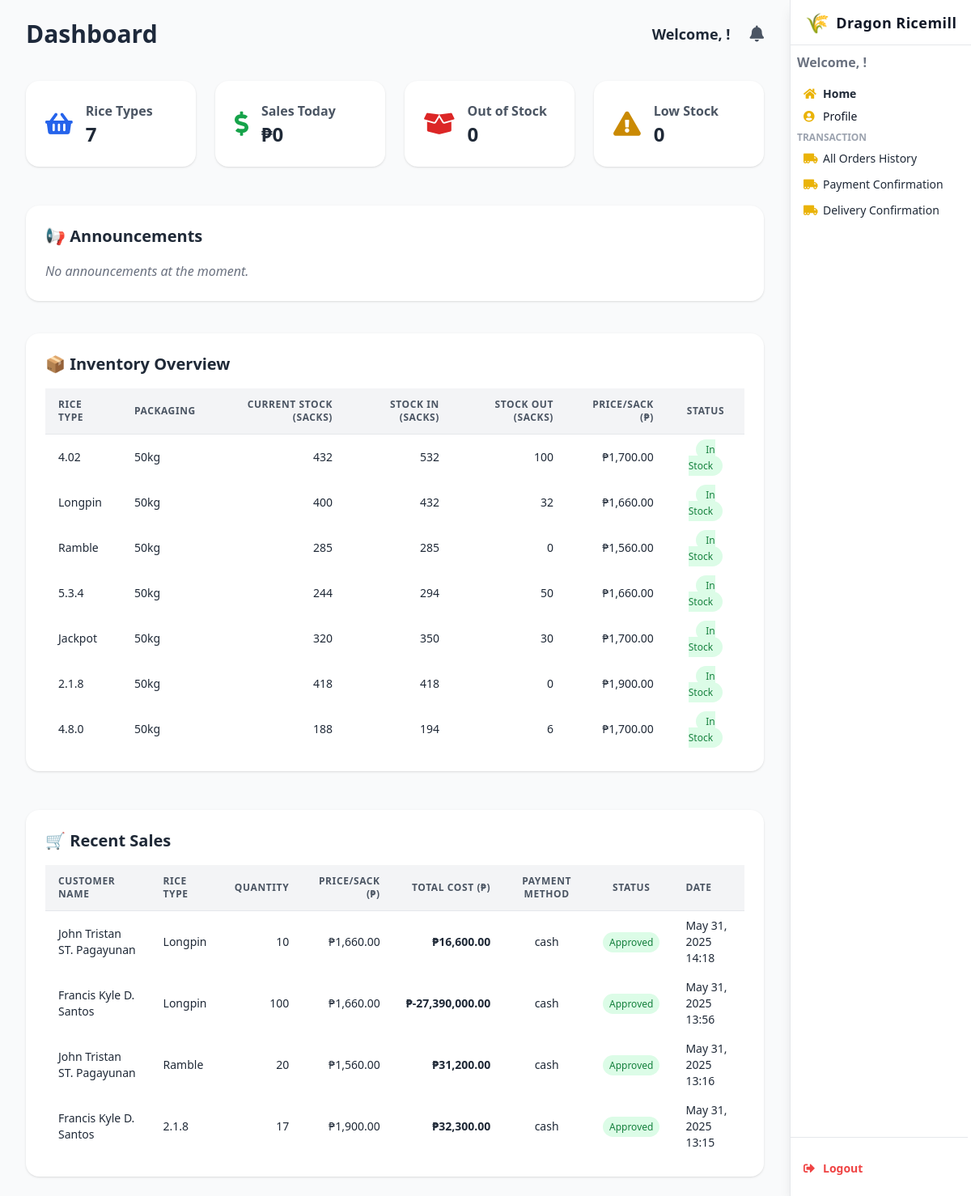
Page /dashboard/ on the earlier database version.
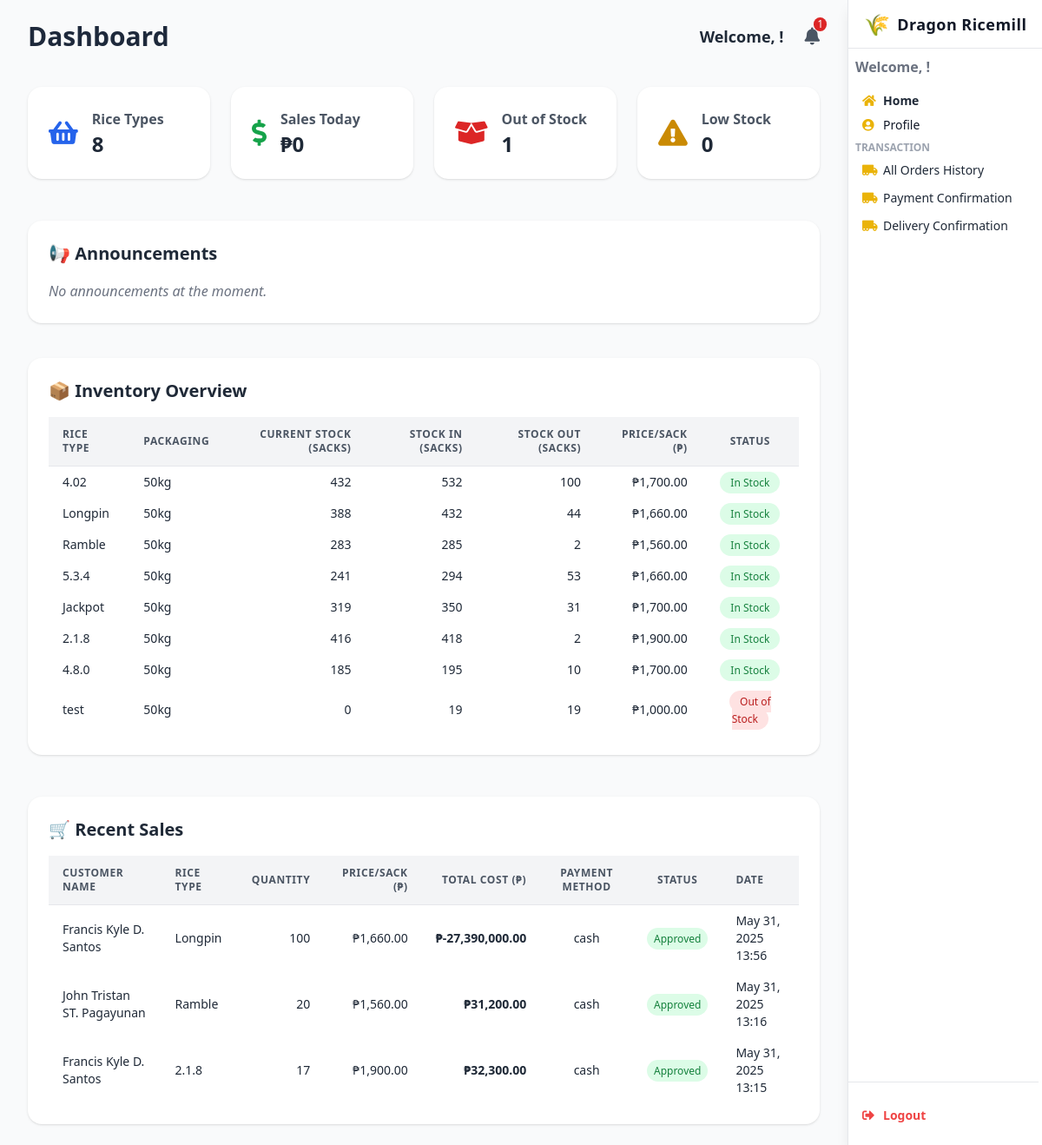
Same page on the later database version.
### webapp/models.py (models this page shows, shortened)
class Stock(models.Model):
    stockID = models.AutoField(primary_key=True)
    rice_type = models.ForeignKey(Rice, on_delete=models.CASCADE, db_column='riceID', related_name='stocks')
    packaging = models.CharField(max_length=50, default='50kg')  # e.g., 25kg, 50kg
    price_per_sack = models.DecimalField(max_digits=10, decimal_places=2)
    stock_in = models.PositiveIntegerField(default=0)
    stock_out = models.PositiveIntegerField(default=0)
    current_stock = models.PositiveIntegerField(default=0)
    minimum_stock = models.PositiveIntegerField(default=10)
    last_updated = models.DateTimeField(auto_now=True)
    created_at = models.DateTimeField(auto_now_add=True)
    class Meta:
        db_table = 'Stock'
        unique_together = ('rice_type', 'packaging')

class Rice(models.Model):
    riceID = models.AutoField(primary_key=True)
    rice_type = models.CharField(max_length=100, unique=True)
    description = models.TextField(blank=True, null=True)
    is_active = models.BooleanField(default=True)
    class Meta:
        db_table = 'Rice'
    def __str__(self):
        return f"{self.rice_type}"

class CustomerOrder(models.Model):
    STATUS_CHOICES = [
        ('pending', 'Pending'),
        ('approved', 'Approved'),
        ('rejected', 'Rejected'),
        ('cancelled', 'Cancelled')
    ]
    DELIVERY_CHOICES = [
        ('delivery', 'Delivery'),
        ('pickup', 'Pickup')
    ]
    PAYMENT_CHOICES = [
        ('cash', 'Cash'),
        ('gcash', 'GCash'),
        ('credit_card', 'Credit Card')
    ]
    order_id = models.AutoField(primary_key=True)
    customer = models.ForeignKey('Users', on_delete=models.PROTECT)
    rice_type = models.ForeignKey('Rice', on_delete=models.PROTECT)
    quantity = models.PositiveIntegerField()
    cost_per_sack = models.DecimalField(max_digits=10, decimal_places=2, default=Decimal('0.00'))
    discount = models.DecimalField(max_digits=5, decimal_places=2, default=Decimal('0.00'))  # e.g., 10.00 = 10%
    total_cost = models.DecimalField(max_digits=10, decimal_places=2, default=Decimal('0.00'))
    payment_method = models.CharField(max_length=20, choices=PAYMENT_CHOICES)
    amount_paid = models.DecimalField(max_digits=10, decimal_places=2, default=Decimal('0.00'))
    amount_change = models.DecimalField(max_digits=10, decimal_places=2, default=Decimal('0.00'))
    approval_status = models.CharField(max_length=20, choices=STATUS_CHOICES, default='Approved')
    delivery_type = models.CharField(max_length=20, choices=DELIVERY_CHOICES)
    delivery_status = models.CharField(max_length=20, default='pending')
    receiver_name = models.CharField(max_length=100)
    receiver_mobile_number = models.CharField(max_length=20)
    delivery_address = models.TextField()
    reference_code = models.CharField(max_length=100, unique=True, blank=True, null=True)
    created_at = models.DateTimeField(auto_now_add=True)
    updated_at = models.DateTimeField(auto_now=True)
    handled_by = models.ForeignKey(
        'Employee',
        null=True,
        on_delete=models.SET_NULL,
        related_name='orders_handled'
    )
    employee = models.ForeignKey(
        'Employee',
        on_delete=models.SET_NULL,
        null=True,
        blank=True,
        related_name='assigned_orders'
    )
    order_notes = models.TextField(blank=True, null=True)
    is_active = models.BooleanField(default=True)
    def customer_name(self):
        if self.customer and self.customer.name:
            n = self.customer.name
            return f"{n.first_name} {n.middle_name or ''} {n.last_name} {n.suffix or ''}".strip()
        return str(self.customer) if self.customer else "Unknown"
    class Meta:
        db_table = 'webapp_customerorder'
        indexes = [
            models.Index(fields=['customer', 'created_at']),
        ]

class Users(models.Model):
    UserID = models.AutoField(primary_key=True)
    name = models.OneToOneField(UserName, on_delete=models.CASCADE, related_name='user', null=True, blank=True)
    address = models.OneToOneField(UserAddress, on_delete=models.CASCADE, related_name='user', null=True, blank=True)
    Customer_Mobile_Number = models.CharField(max_length=20, blank=True, null=True)
    created_at = models.DateTimeField(auto_now_add=True)
    updated_at = models.DateTimeField(auto_now=True)
    class Meta:
        db_table = 'webapp_users'
        managed = True

class UserName(models.Model):
    first_name = models.CharField(max_length=50)
    middle_name = models.CharField(max_length=50, blank=True, null=True)
    suffix = models.CharField(max_length=20, blank=True, null=True)
    last_name = models.CharField(max_length=50)
    class Meta:
        db_table = 'user_name'

### webapp/views.py (the view, shortened to what this page needs)
# urls.py: path("dashboard/", views.dashboard_view, name="dashboard"),
def dashboard_view(request):
    is_admin = False
    role = None
    employee_id = None
    user_id = request.session.get('user_id')
    user_role = request.session.get('user_role', '').lower()
    stock_data = Stock.objects.select_related('rice_type').all()
    recent_sales = CustomerOrder.objects.filter(approval_status='Approved') \
        .select_related('rice_type') \
        .order_by('-created_at')[:5]
    total_sales_today = CustomerOrder.objects.filter(
        created_at__date=date.today(),
        approval_status='Approved'
    ).aggregate(total_sales=Sum('amount_paid'))['total_sales'] or 0
    stock_out_count = stock_data.filter(current_stock=0).count()
    low_stock_count = stock_data.filter(current_stock__lte=100).exclude(current_stock=0).count()
    total_rice_types = stock_data.values('rice_type').distinct().count()
    sales_aggregation = CustomerOrder.objects.filter(approval_status='Approved') \
        .values('rice_type__rice_type') \
        .annotate(total_quantity=Sum('quantity')) \
        .order_by('-total_quantity')
    best_selling = sales_aggregation.first() if sales_aggregation else None
    low_selling = sales_aggregation.last() if sales_aggregation else None
    notifications = []
    read_notifications = request.session.get('read_notifications', [])
    current_timestamp = now().astimezone(PH_TZ)
    for item in stock_data.filter(current_stock=0):
        notif_id = f'outofstock_{item.stockID}'
        if notif_id not in read_notifications:
            notifications.append({
                "id": notif_id,
                "message": f"{item.rice_type.rice_type} ({item.packaging}) is out of stock!",
                "timestamp": current_timestamp,
            })
    announcements = Announcement.objects.select_related('created_by') \
        .order_by('-created_at')[:10]
    return render(request, "dashboard.html", {
        'stock_data': stock_data,
        'recent_sales': recent_sales,
        'total_sales_today': total_sales_today,
        'stock_out_today': stock_out_count,
        'low_stock_warnings': low_stock_count,
        'total_rice_types': total_rice_types,
        'best_selling': best_selling,
        'low_selling': low_selling,
        'notifications': notifications,
        'is_admin': is_admin,
        'role': role,
        'employee_id': employee_id,
        'announcements': announcements,
    })

### webapp/templates/dashboard.html (shortened to what the changed rows need)
{% load humanize %}
<!DOCTYPE html>
<html lang="en">
<head>
  <script src="https://cdn.tailwindcss.com"></script>
  <link href="https://cdnjs.cloudflare.com/ajax/libs/font-awesome/5.15.3/css/all.min.css" rel="stylesheet" />
</head>
<body class="bg-gray-100 text-gray-800 min-h-screen font-sans leading-relaxed overflow-x-hidden">
<div class="mr-56 min-h-screen bg-gray-50">
  <main class="max-w-screen-xl mx-auto px-4 py-6 sm:px-6 lg:px-8">
<div class="flex flex-col sm:flex-row sm:justify-between sm:items-center mb-10">
  <h1 class="text-3xl font-bold text-[#1e293b] mb-4 sm:mb-0">Dashboard</h1>
  <div class="flex items-center gap-6 text-sm sm:text-base">
    <div class="relative">
      <button id="notificationBtn" class="text-gray-600 hover:text-black text-xl relative focus:outline-none">
        <i class="fas fa-bell"></i>
        {% if notifications|length > 0 %}
          <span class="absolute -top-2 -right-2 bg-red-600 text-white text-xs rounded-full px-1">{{ notifications|length }}</span>
        {% endif %}
      </button>
    </div>
  </div>
</div>
    <div class="grid grid-cols-1 sm:grid-cols-2 lg:grid-cols-4 gap-6 mb-12">
      <div class="bg-white p-6 rounded-2xl shadow hover:shadow-xl">
        <div class="flex items-center space-x-4">
          <div>
            <p class="text-md font-semibold text-gray-600">Rice Types</p>
            <p class="text-2xl font-bold">{{ total_rice_types }}</p>
          </div>
        </div>
      </div>
      <div class="bg-white p-6 rounded-2xl shadow hover:shadow-xl">
        <div class="flex items-center space-x-4">
          <div>
            <p class="text-md font-semibold text-gray-600">Out of Stock</p>
            <p class="text-2xl font-bold">{{ stock_out_today }}</p>
          </div>
        </div>
      </div>
    </div>
<div class="w-full bg-white p-6 rounded-2xl shadow mb-10">
  <h2 class="text-xl font-semibold mb-4 text-gray-800">📢 Announcements</h2>
</div>
<section class="bg-white rounded-2xl shadow p-6 mb-12">
  <h2 class="text-xl font-semibold text-gray-800 mb-4">📦 Inventory Overview</h2>
  <div class="overflow-x-auto">
    <table class="min-w-full divide-y divide-gray-200 text-sm text-left">
      <thead class="bg-gray-100 text-gray-600 uppercase tracking-wider text-xs">
        <tr>
          <th class="px-4 py-3">Rice Type</th>
          <th class="px-4 py-3">Packaging</th>
          <th class="px-4 py-3 text-right">Current Stock (Sacks)</th>
          <th class="px-4 py-3 text-right">Stock In (Sacks)</th>
          <th class="px-4 py-3 text-right">Stock Out (Sacks)</th>
          <th class="px-4 py-3 text-right">Price/Sack (₱)</th>
          <th class="px-4 py-3 text-center">Status</th>
        </tr>
      </thead>
      <tbody>
        {% for rice in stock_data %}
          <tr class="hover:bg-blue-50 transition">
            <td class="px-4 py-2">{{ rice.rice_type }}</td>
            <td class="px-4 py-2">{{ rice.packaging }}</td>
            <td class="px-4 py-2 text-right">{{ rice.current_stock }}</td>
            <td class="px-4 py-2 text-right">{{ rice.stock_in }}</td>
            <td class="px-4 py-2 text-right">{{ rice.stock_out }}</td>
            <td class="px-4 py-2 text-right">₱{{ rice.price_per_sack|floatformat:2|intcomma }}</td>
            <td class="px-4 py-2 text-center">
              {% if rice.current_stock == 0 %}
                <span class="bg-red-100 text-red-700 text-xs px-3 py-1 rounded-full">Out of Stock</span>
              {% elif rice.current_stock <= 100 %}
                <span class="bg-yellow-100 text-yellow-700 text-xs px-3 py-1 rounded-full">Low Stock</span>
              {% else %}
                <span class="bg-green-100 text-green-700 text-xs px-3 py-1 rounded-full">In Stock</span>
              {% endif %}
            </td>
          </tr>
        {% empty %}
          <tr><td colspan="7" class="text-center py-6 text-gray-500">No stock data available.</td></tr>
        {% endfor %}
      </tbody>
    </table>
  </div>
</section>
    <section class="bg-white rounded-2xl shadow p-6">
      <h2 class="text-xl font-semibold text-gray-800 mb-4">🛒 Recent Sales</h2>
      <div class="overflow-x-auto">
        <table class="min-w-full divide-y divide-gray-200 text-sm text-left">
          <thead class="bg-gray-100 text-gray-600 uppercase tracking-wider text-xs">
            <tr>
              <th class="px-4 py-3">Customer Name</th>
              <th class="px-4 py-3">Rice Type</th>
              <th class="px-4 py-3 text-right">Quantity</th>
              <th class="px-4 py-3 text-right">Price/Sack (₱)</th>
              <th class="px-4 py-3 text-right">Total Cost (₱)</th>
              <th class="px-4 py-3 text-center">Payment Method</th>
              <th class="px-4 py-3 text-center">Status</th>
              <th class="px-4 py-3">Date</th>
            </tr>
          </thead>
          <tbody>
            {% for sale in recent_sales %}
              <tr class="hover:bg-green-50 transition">
                <td class="px-4 py-2">{{ sale.customer_name }}</td>
                <td class="px-4 py-2">{{ sale.rice_type.rice_type }}</td>
                <td class="px-4 py-2 text-right">{{ sale.quantity }}</td>
                <td class="px-4 py-2 text-right">₱{{ sale.cost_per_sack|floatformat:2|intcomma }}</td>
                <td class="px-4 py-2 text-right font-semibold">₱{{ sale.total_cost|floatformat:2|intcomma }}</td>
                <td class="px-4 py-2 text-center">{{ sale.payment_method }}</td>
                <td class="px-4 py-2 text-center">
                  {% if sale.approval_status == "Approved" %}
                    <span class="bg-green-100 text-green-700 text-xs px-2 py-1 rounded-full">Approved</span>
                  {% elif sale.approval_status == "Declined" %}
                    <span class="bg-red-100 text-red-700 text-xs px-2 py-1 rounded-full">Declined</span>
                  {% else %}
                    <span class="bg-yellow-100 text-yellow-700 text-xs px-2 py-1 rounded-full">Pending</span>
                  {% endif %}
                </td>
                <td class="px-4 py-2">{{ sale.created_at|date:"M d, Y H:i" }}</td>
              </tr>
            {% empty %}
              <tr><td colspan="9" class="text-center py-6 text-gray-500">No recent sales available.</td></tr>
            {% endfor %}
          </tbody>
        </table>
      </div>
    </section>
  </main>
</div>
</body>
</html>

Differences in the rows shown:
no longer on this page (row edited): CustomerOrder: customer_name "John Tristan ST. Pagayunan", rice_type.rice_type "Longpin", quantity "10", cost_per_sack "1,660.00", total_cost "16,600.00", payment_method "cash", approval_status "Approved", created_at "May 31, 2025 14:18"
changed Stock "Longpin": current_stock "400" → "388"; stock_out "32" → "44"
changed Stock "Ramble": current_stock "285" → "283"; stock_out "0" → "2"
changed Stock (number 4 of 8 on the later page): current_stock "244" → "241"; stock_out "50" → "53"
changed Stock "Jackpot": current_stock "320" → "319"; stock_out "30" → "31"
changed Stock (number 6 of 8 on the later page): current_stock "418" → "416"; stock_out "0" → "2"
changed Stock (number 7 of 8 on the later page): current_stock "188" → "185"; stock_in "194" → "195"; stock_out "6" → "10"
added Stock: rice_type "test", packaging "50kg", current_stock "0", stock_in "19", stock_out "19", price_per_sack "1,000.00", shows "Out of Stock"
Other differences:
{{ notifications|length }}: (not shown) → "1"
{{ total_rice_types }}: "7" → "8"
{{ stock_out_today }}: "0" → "1"
